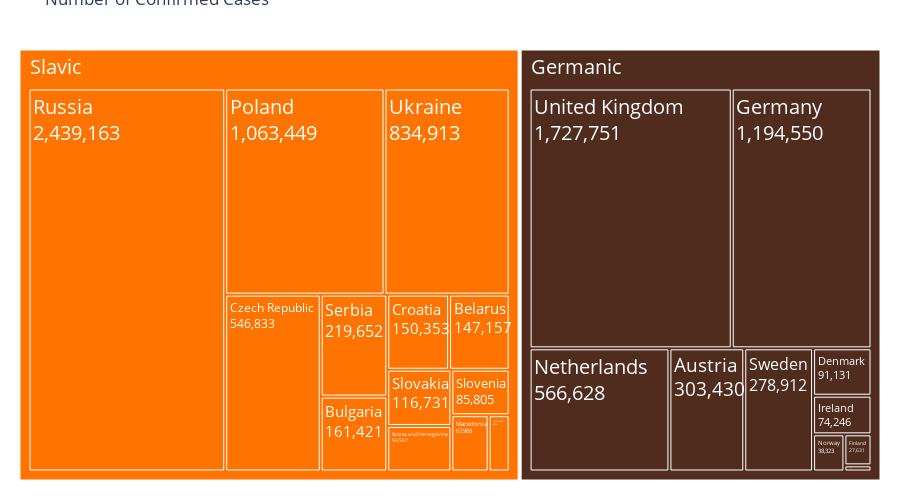

The code cell stored with this chart in its notebook:
### Code cell
fig = make_subplots(rows=2, cols=2, start_cell="top-left")

fig = px.treemap(covid_europe_gs.sort_values(by='new_cases', ascending=False).reset_index(drop=True), 
                 path=['family_tree_label','location'], values="new_cases", height=500,
                 title='Number of Confirmed Cases',
                 color='family_tree_label',
                 color_discrete_map={'Germanic':'4f2c1d', 'Slavic':'FF7300'})

fig.data[0].textinfo = 'label+text+value'
fig.update_layout(margin=dict(t=10, b=10, r=10, l=10))
fig.update_traces(textfont=dict(
        size=20,
        color="white"
    ))

fig

### Figure 1 — Plotly figure (JSON) as saved in the notebook; plotly's stock layout.template omitted (floating-point values rounded to 4 significant figures)
{"data": [{"branchvalues": "total", "customdata": [["Germanic"], ["Slavic"], ["Slavic"], ["Slavic"], ["Slavic"], ["Germanic"], ["Germanic"], ["Slavic"], ["Slavic"], ["Slavic"], ["Germanic"], ["Slavic"], ["Germanic"], ["Slavic"], ["Slavic"], ["Germanic"], ["Germanic"], ["Germanic"], ["Slavic"], ["Germanic"], ["Slavic"], ["Germanic"], ["Germanic"], ["Slavic"], ["Slavic"]], "domain": {"x": [0, 1], "y": [0, 1]}, "hovertemplate": "family_tree_label=%{customdata[0]}<br>labels=%{label}<br>new_cases=%{value}<br>parent=%{parent}<br>id=%{id}<extra></extra>", "ids": ["Germanic/Austria", "Slavic/Slovenia", "Slavic/Slovakia", "Slavic/Russia", "Slavic/Poland", "Germanic/Netherlands", "Germanic/Germany", "Slavic", "Slavic/Bulgaria", "Slavic/Bosnia and Herzegovina", "Germanic/United Kingdom", "Slavic/Ukraine", "Germanic/Sweden", "Slavic/Belarus", "Slavic/Serbia", "Germanic/Finland", "Germanic/Denmark", "Germanic/Norway", "Slavic/Czech Republic", "Germanic", "Slavic/Macedonia", "Germanic/Ireland", "Germanic/Iceland", "Slavic/Croatia", "Slavic/Montenegro"], "labels": ["Austria", "Slovenia", "Slovakia", "Russia", "Poland", "Netherlands", "Germany", "Slavic", "Bulgaria", "Bosnia and Herzegovina", "United Kingdom", "Ukraine", "Sweden", "Belarus", "Serbia", "Finland", "Denmark", "Norway", "Czech Republic", "Germanic", "Macedonia", "Ireland", "Iceland", "Croatia", "Montenegro"], "marker": {"colors": ["4f2c1d", "FF7300", "FF7300", "FF7300", "FF7300", "4f2c1d", "4f2c1d", "FF7300", "FF7300", "FF7300", "4f2c1d", "FF7300", "4f2c1d", "FF7300", "FF7300", "4f2c1d", "4f2c1d", "4f2c1d", "FF7300", "4f2c1d", "FF7300", "4f2c1d", "4f2c1d", "FF7300", "FF7300"]}, "name": "", "parents": ["Germanic", "Slavic", "Slavic", "Slavic", "Slavic", "Germanic", "Germanic", "", "Slavic", "Slavic", "Germanic", "Slavic", "Germanic", "Slavic", "Slavic", "Germanic", "Germanic", "Germanic", "Slavic", "", "Slavic", "Germanic", "Germanic", "Slavic", "Slavic"], "textfont": {"color": "white", "size": 20}, "textinfo": "label+text+value", "type": "treemap", "values": [303430, 85805, 116731, 2439163, 1063449, 566628, 1194550, 5966198, 161421, 94507, 1727751, 834913, 278912, 147157, 219652, 27631, 91131, 38323, 546833, 4308084, 67968, 74246, 5482, 150353, 38246]}], "layout": {"height": 500, "legend": {"tracegroupgap": 0}, "margin": {"b": 10, "l": 10, "r": 10, "t": 10}, "title": {"text": "Number of Confirmed Cases"}}}
